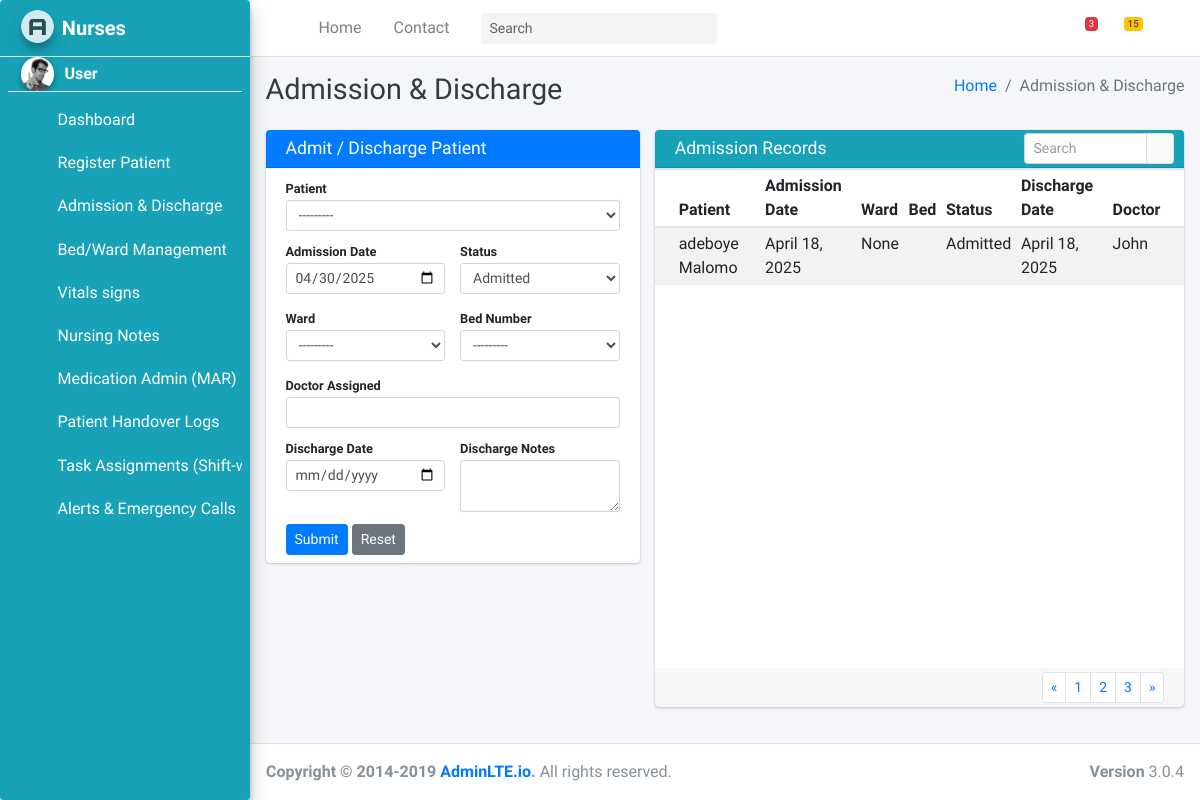
/admission, run on the app's committed database.
### hospapp/models.py (models this page shows, shortened)
class Admission(models.Model):
    STATUS_CHOICES = [
        ('Admitted', 'Admitted'),
        ('Discharged', 'Discharged'),
    ]
    patient = models.ForeignKey(Patient, on_delete=models.CASCADE)
    admission_date = models.DateField(default=timezone.now)
    ward = models.ForeignKey(Ward, on_delete=models.SET_NULL, null=True)
    bed = models.ForeignKey(Bed, on_delete=models.SET_NULL, null=True)
    doctor_assigned = models.CharField(max_length=100)
    status = models.CharField(max_length=20, choices=STATUS_CHOICES, default='Admitted')
    discharge_date = models.DateField(blank=True, null=True)
    discharge_notes = models.TextField(blank=True, null=True)

class Patient(models.Model):
    GENDER_CHOICES = (
        ('M', 'Male'),
        ('F', 'Female'),
        ('O', 'Other'),
    )
    BLOOD_GROUP_CHOICES = (
        ('A+', 'A+'), ('A-', 'A-'),
        ('B+', 'B+'), ('B-', 'B-'),
        ('AB+', 'AB+'), ('AB-', 'AB-'),
        ('O+', 'O+'), ('O-', 'O-'),
    )
    STATUS_CHOICES = (
        ('stable', 'Stable'),
        ('critical', 'Critical'),
        ('recovered', 'Recovered'),
    )
    full_name = models.CharField(max_length=200)
    first_name = models.CharField(max_length=50)
    last_name = models.CharField(max_length=50)
    gender = models.CharField(max_length=1, choices=GENDER_CHOICES)
    date_of_birth = models.DateField()
    phone = models.CharField(max_length=15)
    email = models.EmailField(blank=True, null=True)
    address = models.TextField()
    blood_group = models.CharField(max_length=3, choices=BLOOD_GROUP_CHOICES, default='O+')
    next_of_kin_name = models.CharField(max_length=100)
    next_of_kin_phone = models.CharField(max_length=15)
    is_inpatient = models.BooleanField(default=False)
    photo = models.ImageField(upload_to='patient_photos/', blank=False, null=True)
    date_registered = models.DateTimeField(auto_now_add=True)
    ward = models.ForeignKey(Ward, null=True, blank=True, on_delete=models.SET_NULL)
    bed = models.ForeignKey(Bed, null=True, blank=True, on_delete=models.SET_NULL)
    status = models.CharField(max_length=20, choices=STATUS_CHOICES, default='stable')
    diagnosis = models.TextField(null=True, blank=True)
    medication = models.TextField(null=True, blank=True)
    notes = models.TextField(null=True, blank=True)
    def __str__(self):
        return f"{self.first_name} {self.last_name}"

### hospapp/views.py (the view)
# urls.py: path('admission', views.admission_discharge_view, name='admission_discharge'),
def admission_discharge_view(request):
    if request.method == 'POST':
        form = AdmissionForm(request.POST)
        if form.is_valid():
            admission = form.save(commit=False)
            if admission.status == 'Discharged' and not admission.discharge_date:
                admission.discharge_date = timezone.now()
            admission.save()
            messages.success(request, f"{admission.patient} record updated successfully.")
            return redirect('admission_discharge')
    else:
        form = AdmissionForm()
    admissions = Admission.objects.select_related('patient', 'ward', 'bed').order_by('-admission_date')
    context = {
        'form': form,
        'admissions': admissions,
    }
    return render(request, 'nurses/admission_discharge.html', context)

### hospapp/forms.py
class AdmissionForm(forms.ModelForm):
    class Meta:
        model = Admission
        fields = [
            'patient',
            'admission_date',
            'ward',
            'bed',
            'doctor_assigned',
            'status',
            'discharge_date',
            'discharge_notes'
        ]
        widgets = {
            'admission_date': forms.DateInput(attrs={'type': 'date', 'class': 'form-control form-control-sm'}),
            'discharge_date': forms.DateInput(attrs={'type': 'date', 'class': 'form-control form-control-sm'}),
            'discharge_notes': forms.Textarea(attrs={'rows': 2, 'class': 'form-control form-control-sm'}),
        }
    def __init__(self, *args, **kwargs):
        super().__init__(*args, **kwargs)
        for field in self.fields:
            if not isinstance(self.fields[field].widget, (forms.CheckboxInput, forms.Textarea)):
                self.fields[field].widget.attrs.update({'class': 'form-control form-control-sm'})

### hospapp/templates/nurses/admission_discharge.html (shortened to what this page needs)
{% extends "nurses/base.html" %}
{% load widget_tweaks %}
{% block content %}
<div class="content-header">
    <div class="container-fluid">
        <div class="row mb-2">
            <div class="col-sm-6">
                <h1 class="m-0 text-dark">Admission & Discharge</h1>
            </div>
            <div class="col-sm-6">
                <ol class="breadcrumb float-sm-right">
                    <li class="breadcrumb-item"><a href="#">Home</a></li>
                    <li class="breadcrumb-item active">Admission & Discharge</li>
                </ol>
            </div>
        </div>
    </div>
</div>
<section class="content">
    <div class="container-fluid">
        <div class="row">
            <div class="col-md-6 col-sm-12 col-lg-5">
                <div class="card card-primary">
                    <div class="card-header py-2">
                        <h3 class="card-title">Admit / Discharge Patient</h3>
                    </div>
                    <form method="post">
                        <div class="card-body py-2">
                            <div class="form-group mb-2">
                                <label class="mb-0 small">Patient</label>
                                {{ form.patient|add_class:"form-control form-control-sm" }}
                            </div>
                            <div class="row mb-2">
                                <div class="col-6">
                                    <div class="form-group mb-1">
                                        <label class="mb-0 small">Admission Date</label>
                                        {{ form.admission_date|add_class:"form-control form-control-sm" }}
                                    </div>
                                </div>
                                <div class="col-6">
                                    <div class="form-group mb-1">
                                        <label class="mb-0 small">Status</label>
                                        {{ form.status|add_class:"form-control form-control-sm" }}
                                    </div>
                                </div>
                            </div>
                            <div class="row mb-2">
                                <div class="col-6">
                                    <div class="form-group mb-1">
                                        <label class="mb-0 small">Ward</label>
                                        {{ form.ward|add_class:"form-control form-control-sm" }}
                                    </div>
                                </div>
                                <div class="col-6">
                                    <div class="form-group mb-1">
                                        <label class="mb-0 small">Bed Number</label>
                                        {{ form.bed|add_class:"form-control form-control-sm" }}
                                    </div>
                                </div>
                            </div>
                            <div class="form-group mb-2">
                                <label class="mb-0 small">Doctor Assigned</label>
                                {{ form.doctor_assigned|add_class:"form-control form-control-sm" }}
                            </div>
                            <div class="row mb-2">
                                <div class="col-6">
                                    <div class="form-group mb-1">
                                        <label class="mb-0 small">Discharge Date</label>
                                        {{ form.discharge_date|add_class:"form-control form-control-sm" }}
                                    </div>
                                </div>
                                <div class="col-6">
                                    <div class="form-group mb-1">
                                        <label class="mb-0 small">Discharge Notes</label>
                                        {{ form.discharge_notes|add_class:"form-control form-control-sm" }}
                                    </div>
                                </div>
                            </div>
                            <div class="form-group mb-0">
                                <button type="submit" class="btn btn-primary btn-sm">Submit</button>
                                <button type="reset" class="btn btn-secondary btn-sm">Reset</button>
                            </div>
                        </div>
                    </form>
                </div>
            </div>
            <div class="col-md-6 col-sm-12 col-lg-7">
                <div class="card card-info">
                    <div class="card-header py-2">
                        <h3 class="card-title">Admission Records</h3>
                        <div class="card-tools">
                            <div class="input-group input-group-sm" style="width: 150px;">
                                <input type="text" id="admissionSearch" class="form-control float-right" placeholder="Search">
                                <div class="input-group-append">
                                    <button type="submit" class="btn btn-default">
                                        <i class="fas fa-search"></i>
                                    </button>
                                </div>
                            </div>
                        </div>
                    </div>
                    <div class="card-body p-0">
                        <div class="table-responsive" style="height: 500px; overflow-y: auto;">
                            <table class="table table-head-fixed table-striped table-hover table-sm">
                                <thead>
                                    <tr>
                                        <th>Patient</th>
                                        <th>Admission Date</th>
                                        <th>Ward</th>
                                        <th>Bed</th>
                                        <th>Status</th>
                                        <th>Discharge Date</th>
                                        <th>Doctor</th>
                                    </tr>
                                </thead>
                                <tbody>
                                    {% for record in admissions %}
                                    <tr>
                                        <td>{{ record.patient }}</td>
                                        <td>{{ record.admission_date }}</td>
                                        <td>{{ record.ward }}</td>
                                        <td>{{ record.bed.bed_number }}</td>
                                        <td>{{ record.status }}</td>
                                        <td>{{ record.discharge_date|default:"—" }}</td>
                                        <td>{{ record.doctor_assigned }}</td>
                                    </tr>
                                    {% empty %}
                                    <tr>
                                        <td colspan="7" class="text-center">No admission records found.</td>
                                    </tr>
                                    {% endfor %}
                                </tbody>
                            </table>
                        </div>
                    </div>
                    <div class="card-footer py-1 clearfix">
                        <ul class="pagination pagination-sm m-0 float-right">
                            <li class="page-item"><a class="page-link" href="#">«</a></li>
                            <li class="page-item"><a class="page-link" href="#">1</a></li>
                            <li class="page-item"><a class="page-link" href="#">2</a></li>
                            <li class="page-item"><a class="page-link" href="#">3</a></li>
                            <li class="page-item"><a class="page-link" href="#">»</a></li>
                        </ul>
                    </div>
                </div>
            </div>
        </div>
    </div>
</section>
{% endblock %}

### data on the page
Admission: patient "adeboye Malomo", admission_date "April 18, 2025", ward "None", status "Admitted", discharge_date "April 18, 2025", doctor_assigned "John"
